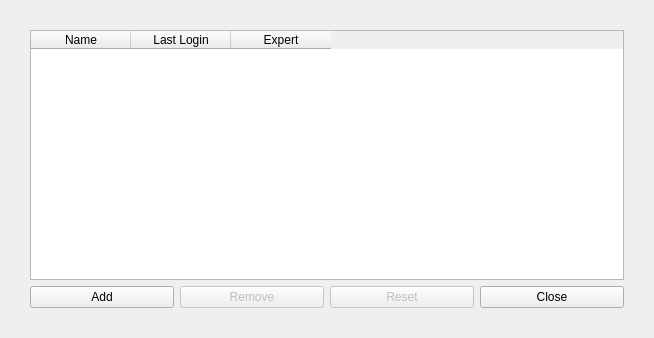
<?xml version="1.0" encoding="UTF-8"?>
<ui version="4.0">
 <class>QUserListDialog</class>
 <widget class="QWidget" name="QUserListDialog">
  <property name="geometry">
   <rect>
    <x>0</x>
    <y>0</y>
    <width>654</width>
    <height>338</height>
   </rect>
  </property>
  <property name="windowTitle">
   <string>Form</string>
  </property>
  <layout class="QVBoxLayout" name="verticalLayout_2">
   <property name="margin">
    <number>30</number>
   </property>
   <item>
    <widget class="QTableWidget" name="userTableWidget">
     <property name="minimumSize">
      <size>
       <width>400</width>
       <height>0</height>
      </size>
     </property>
     <attribute name="verticalHeaderVisible">
      <bool>true</bool>
     </attribute>
     <column>
      <property name="text">
       <string>Name</string>
      </property>
      <property name="textAlignment">
       <set>AlignHCenter|AlignVCenter|AlignCenter</set>
      </property>
     </column>
     <column>
      <property name="text">
       <string>Last Login</string>
      </property>
      <property name="textAlignment">
       <set>AlignHCenter|AlignVCenter|AlignCenter</set>
      </property>
     </column>
     <column>
      <property name="text">
       <string>Expert</string>
      </property>
      <property name="textAlignment">
       <set>AlignHCenter|AlignVCenter|AlignCenter</set>
      </property>
     </column>
    </widget>
   </item>
   <item>
    <layout class="QHBoxLayout" name="horizontalLayout">
     <item>
      <widget class="QPushButton" name="addPushButton">
       <property name="text">
        <string>Add</string>
       </property>
      </widget>
     </item>
     <item>
      <widget class="QPushButton" name="removePushButton">
       <property name="enabled">
        <bool>false</bool>
       </property>
       <property name="text">
        <string>Remove</string>
       </property>
       <property name="flat">
        <bool>false</bool>
       </property>
      </widget>
     </item>
     <item>
      <widget class="QPushButton" name="resetPasswordPushButton">
       <property name="enabled">
        <bool>false</bool>
       </property>
       <property name="text">
        <string>Reset</string>
       </property>
      </widget>
     </item>
     <item>
      <widget class="QPushButton" name="closePushButton">
       <property name="text">
        <string>Close</string>
       </property>
      </widget>
     </item>
    </layout>
   </item>
  </layout>
 </widget>
 <resources/>
 <connections/>
</ui>
